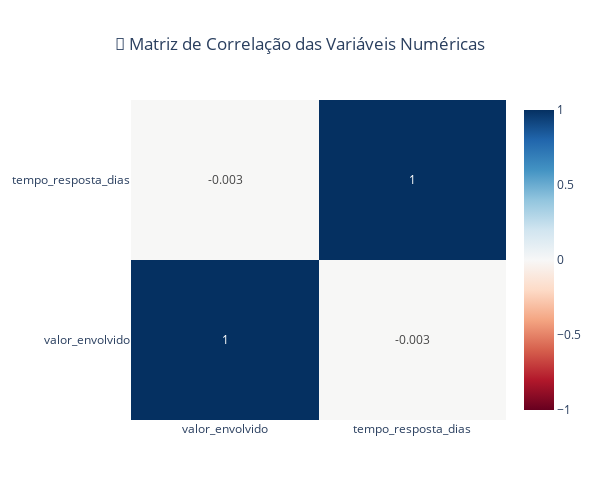

The notebook cell saved with this chart:
### Markdown cell above
### 3.5 Matriz de Correlação

Vamos analisar as correlações entre as variáveis numéricas para identificar possíveis relações lineares.

### Code cell
# Matriz de correlação
numeric_data = df[numeric_cols]
correlation_matrix = numeric_data.corr()

print("🔗 MATRIZ DE CORRELAÇÃO")
print("=" * 30)
print(correlation_matrix)

# Visualização da matriz de correlação
fig = go.Figure(data=go.Heatmap(
    z=correlation_matrix.values,
    x=correlation_matrix.columns,
    y=correlation_matrix.columns,
    colorscale='RdBu',
    zmid=0,
    text=correlation_matrix.round(3).values,
    texttemplate="%{text}",
    textfont={"size": 12},
    hoverongaps=False
))

fig.update_layout(
    title="🔗 Matriz de Correlação das Variáveis Numéricas",
    title_x=0.5,
    width=600,
    height=500
)

fig.show()

# Salvando o gráfico
fig.write_html("/home/ubuntu/matriz_correlacao.html")
print("💾 Gráfico salvo como 'matriz_correlacao.html'")

# Interpretação das correlações
print("\n📊 INTERPRETAÇÃO DAS CORRELAÇÕES:")
for i in range(len(correlation_matrix.columns)):
    for j in range(i+1, len(correlation_matrix.columns)):
        corr_value = correlation_matrix.iloc[i, j]
        var1 = correlation_matrix.columns[i]
        var2 = correlation_matrix.columns[j]
        
        if abs(corr_value) > 0.7:
            strength = "forte"
        elif abs(corr_value) > 0.3:
            strength = "moderada"
        else:
            strength = "fraca"
        
        direction = "positiva" if corr_value > 0 else "negativa"
        print(f"{var1} vs {var2}: {corr_value:.3f} (correlação {strength} {direction})")

### Figure 1 — Plotly figure (JSON) as saved in the notebook; plotly's stock layout.template omitted (floating-point values rounded to 4 significant figures)
{"data": [{"colorscale": [[0, "rgb(103,0,31)"], [0.1, "rgb(178,24,43)"], [0.2, "rgb(214,96,77)"], [0.3, "rgb(244,165,130)"], [0.4, "rgb(253,219,199)"], [0.5, "rgb(247,247,247)"], [0.6, "rgb(209,229,240)"], [0.7, "rgb(146,197,222)"], [0.8, "rgb(67,147,195)"], [0.9, "rgb(33,102,172)"], [1, "rgb(5,48,97)"]], "hoverongaps": false, "text": [[1.0, -0.003], [-0.003, 1.0]], "textfont": {"size": 12}, "texttemplate": "%{text}", "type": "heatmap", "x": ["valor_envolvido", "tempo_resposta_dias"], "y": ["valor_envolvido", "tempo_resposta_dias"], "z": [[1.0, -0.003212], [-0.003212, 1.0]], "zmid": 0}], "layout": {"height": 500, "title": {"text": "🔗 Matriz de Correlação das Variáveis Numéricas", "x": 0.5}, "width": 600}}
